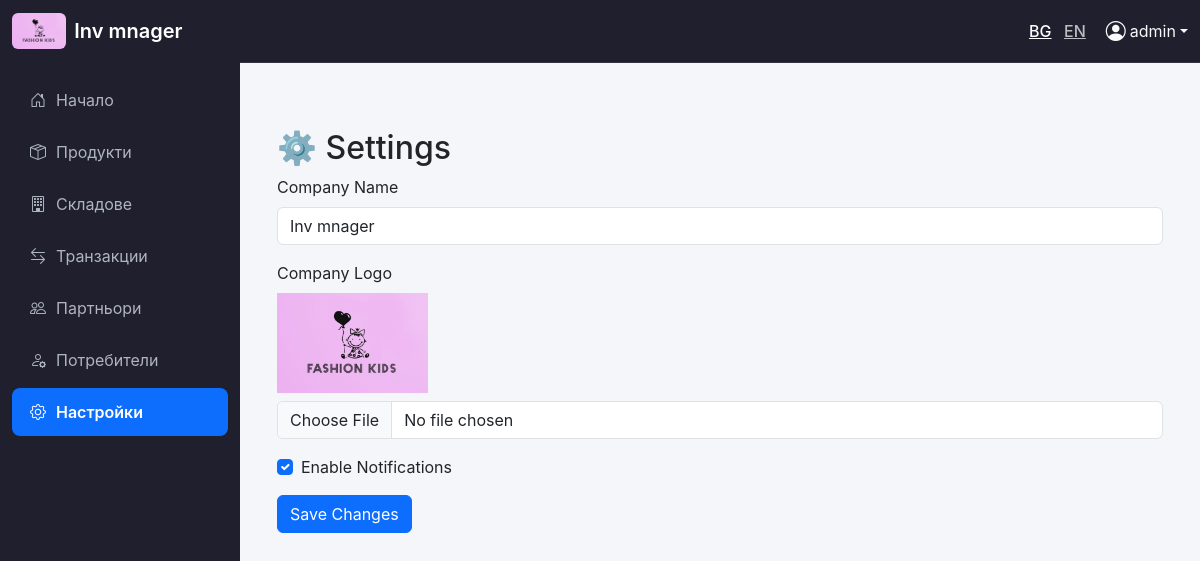
Before: /settings (signed in) with the older database file.
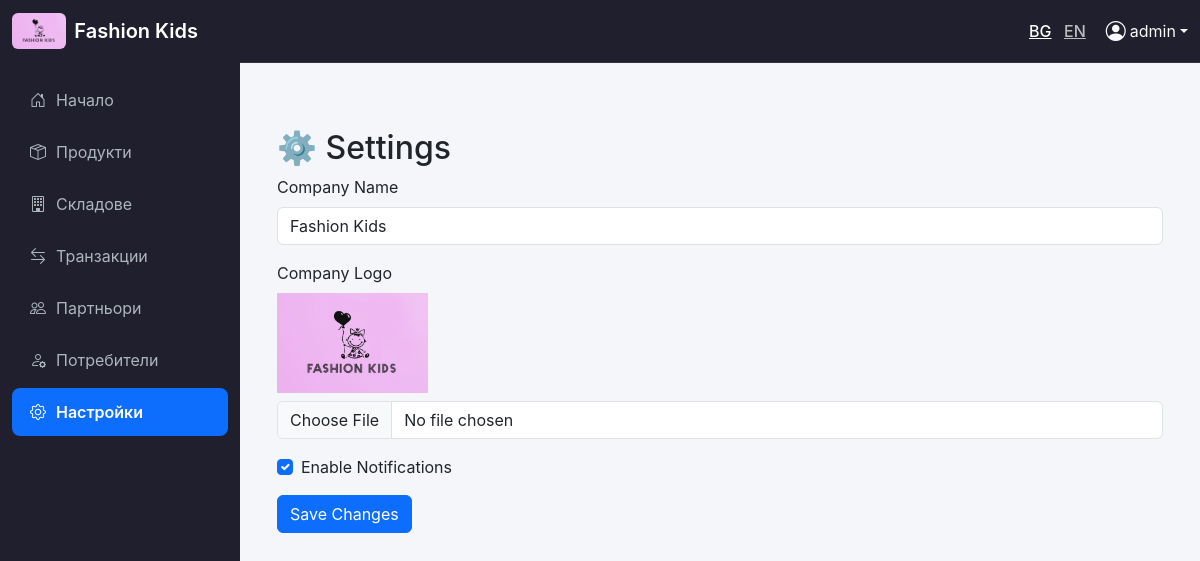
After: the same page with the newer database file.
### app.py (models this page shows)
class AppConfig(db.Model):
    id = db.Column(db.Integer, primary_key=True)
    company_name = db.Column(db.String(120), nullable=False, default=_("My Company"))
    logo_path = db.Column(db.String(200), nullable=True)
    notifications_enabled = db.Column(db.Boolean, default=True)

class User(db.Model, UserMixin):
    id = db.Column(db.Integer, primary_key=True)
    username = db.Column(db.String(150), nullable=False, unique=True)
    email = db.Column(db.String(150), nullable=False, unique=True)
    password = db.Column(db.String(200), nullable=False)
    role = db.Column(db.String(50), nullable=False, default="User")
    created_by_id = db.Column(db.Integer, db.ForeignKey('user.id'), nullable=True)

### app.py (the view, shortened to what this page needs)
@app.route('/settings', methods=['GET', 'POST'])
@login_required
@roles_required('Admin / Owner')
def settings():
    config = AppConfig.query.first()
    if not config:
        config = AppConfig(company_name=_("My Company"))
        db.session.add(config)
        db.session.commit()
    return render_template('settings.html', config=config)

### app.py (called while the page is built)
def load_translations(lang):
    path = os.path.join('translations', f'{lang}.json')
    if not os.path.exists(path):
        path = os.path.join('translations', f"{app.config['DEFAULT_LANG']}.json")
    with open(path, 'r', encoding='utf-8') as f:
        return json.load(f)

@app.before_request
def set_language():
    lang = request.args.get('lang')
    if lang and lang in app.config['LANGUAGES']:
        session['lang'] = lang
    elif 'lang' not in session:
        session['lang'] = app.config['DEFAULT_LANG']
    g.lang = session['lang']
    g.translations = load_translations(g.lang)

def _(key):
    try:
        return g.translations.get(key, key)
    except Exception:
        return key

def roles_required(*roles):
    def decorator(f):
        @wraps(f)
        def decorated_function(*args, **kwargs):
            if not current_user.is_authenticated or current_user.role not in roles:
                abort(403)
            return f(*args, **kwargs)
        return decorated_function
    return decorator

@app.before_request
def load_company_settings():
    config = AppConfig.query.first()  # use the class defined in app.py
    if not config:
        config = AppConfig(company_name=_("Inventory Manager"), notifications_enabled=True)
        db.session.add(config)
        db.session.commit()
    g.app_config = config

@login_manager.user_loader
def load_user(user_id):
    return User.query.get(int(user_id))

### templates/settings.html (shortened to what this page needs)
{% extends 'base.html' %}
{% block content %}
<div class="container mt-5">
    <h2>{{ _('⚙️ Settings') }}</h2>
    <form method="POST" enctype="multipart/form-data">
        <div class="mb-3">
            <label for="company_name" class="form-label">{{ _('Company Name') }}</label>
            <input type="text" name="company_name" id="company_name" class="form-control"
                   value="{{ config.company_name }}">
        </div>
        <div class="mb-3">
            <label for="logo" class="form-label">{{ _('Company Logo') }}</label>
            {% if config.logo_path %}
                <div class="mb-2">
                    <img src="{{ url_for('static', filename=config.logo_path.split('static/')[-1]) }}"
                         alt="{{ _('Company Logo') }}" height="100">
                </div>
            {% endif %}
            <input type="file" name="logo" id="logo" class="form-control">
        </div>
        <div class="form-check mb-3">
            <input class="form-check-input" type="checkbox" name="notifications_enabled" id="notifications_enabled"
                   {% if config.notifications_enabled %}checked{% endif %}>
            <label class="form-check-label" for="notifications_enabled">
                {{ _('Enable Notifications') }}
            </label>
        </div>
        <button type="submit" class="btn btn-primary">{{ _('Save Changes') }}</button>
    </form>
</div>
{% endblock %}

### templates/base.html (shortened to what this page needs)
<!DOCTYPE html>
<html lang="en">
<head>
    <link href="https://cdn.jsdelivr.net/npm/bootstrap@5.3.2/dist/css/bootstrap.min.css" rel="stylesheet">
    <link href="https://cdn.jsdelivr.net/npm/bootstrap-icons@1.11.3/font/bootstrap-icons.css" rel="stylesheet">
</head>
<body>
<nav class="navbar navbar-expand-lg navbar-dark fixed-top">
    <div class="container-fluid">
        <a class="navbar-brand d-flex align-items-center" href="{{ url_for('index') }}">
            {% if g.app_config.logo_path %}
                <img src="{{ url_for('static', filename=g.app_config.logo_path.split('static/')[-1]) }}">
            {% else %}
                <img src="{{ url_for('static', filename='default-logo.png') }}">
            {% endif %}
            <span>{{ g.app_config.company_name or _("Inventory Manager") }}</span>
        </a>
        <div class="collapse navbar-collapse" id="navbarNav">
            <div class="d-flex align-items-center ms-auto">
                <div class="lang-switch me-3">
                    <a href="?lang=bg" class="{% if g.lang=='bg' %}active{% endif %}">BG</a>
                    <a href="?lang=en" class="{% if g.lang=='en' %}active{% endif %}">EN</a>
                </div>
                {% if current_user.is_authenticated %}
                <div class="dropdown">
                    <a class="nav-link dropdown-toggle text-light d-flex align-items-center"
                       href="#" id="userDropdown" data-bs-toggle="dropdown">
                        <i class="bi bi-person-circle fs-5 me-1"></i>
                        {{ current_user.username }}
                    </a>
                </div>
                {% else %}
                    <a class="nav-link text-light" href="{{ url_for('login') }}">{{ _('Login') }}</a>
                {% endif %}
            </div>
        </div>
    </div>
</nav>
{% if current_user.is_authenticated %}
<div id="sidebar" class="sidebar">
    <a href="{{ url_for('index') }}" class="{% if request.endpoint=='index' %}active{% endif %}">
        <i class="bi bi-house-door"></i> {{ _('Home') }}
    </a>
    <a href="{{ url_for('products') }}" class="{% if request.endpoint=='products' %}active{% endif %}">
        <i class="bi bi-box-seam"></i> {{ _('Products') }}
    </a>
    <a href="{{ url_for('warehouses') }}" class="{% if request.endpoint=='warehouses' %}active{% endif %}">
        <i class="bi bi-building"></i> {{ _('Warehouses') }}
    </a>
    <a href="{{ url_for('transactions') }}" class="{% if request.endpoint=='transactions' %}active{% endif %}">
        <i class="bi bi-arrow-left-right"></i> {{ _('Transactions') }}
    </a>
    <a href="{{ url_for('partners') }}" class="{% if request.endpoint=='partners' %}active{% endif %}">
        <i class="bi bi-people"></i> {{ _('Partners') }}
    </a>
    {% if current_user.role == 'Admin / Owner' %}
    <a href="{{ url_for('users') }}" class="{% if request.endpoint=='users' %}active{% endif %}">
        <i class="bi bi-person-gear"></i> {{ _('Users') }}
    </a>
    <a href="{{ url_for('settings') }}" class="{% if request.endpoint=='settings' %}active{% endif %}">
        <i class="bi bi-gear"></i> {{ _('Settings') }}
    </a>
    {% endif %}
</div>
{% endif %}
<div class="main-content">
    {% block content %}{% endblock %}
</div>
</body>
</html>

### templates/base.html (style rules this page uses)
:root { --sidebar-width: 240px; --sidebar-bg: #1f1f2e; --sidebar-hover: #2a2a3c; --primary: #0d6efd; }
body { background-color: #f4f6f9; font-family: 'Inter', sans-serif; margin: 0; padding: 0; }
.navbar { background: #1f1f2e !important; border-bottom: 1px solid rgba(255,255,255,0.1); }
.navbar-brand span { color: #fff; font-weight: 600; }
.navbar-brand img { height: 36px; border-radius: 6px; margin-right: 8px; }
.sidebar { position: fixed; top: 56px; left: 0; width: var(--sidebar-width); height: calc(100% - 56px); background: var(--sidebar-bg); color: #adb5bd; overflow-y: auto; padding-top: 1rem; transition: transform .3s ease; z-index: 2000; }
@media (min-width: 992px) { .sidebar { transform: translateX(0) !important; } }
@media (min-width: 992px) { .main-content { margin-left: var(--sidebar-width) !important; } }
.sidebar a { padding: 12px 18px; margin: 4px 12px; display: flex; align-items: center; gap: 10px; border-radius: 8px; text-decoration: none; color: #adb5bd; }
.sidebar a.active { background: var(--primary); color: white; font-weight: 600; }
.main-content { padding: 25px; margin-top: 56px; transition: .3s ease; }
.lang-switch a { color: #fff !important; margin: 0 4px; opacity: 0.7; font-weight: 500; }
.lang-switch a.active, .lang-switch a:hover { opacity: 1; }

Changed rows visible on the page:
changed AppConfig: app_config "Inv mnager" → "Fashion Kids"; company_name "Inv mnager" → "Fashion Kids"
